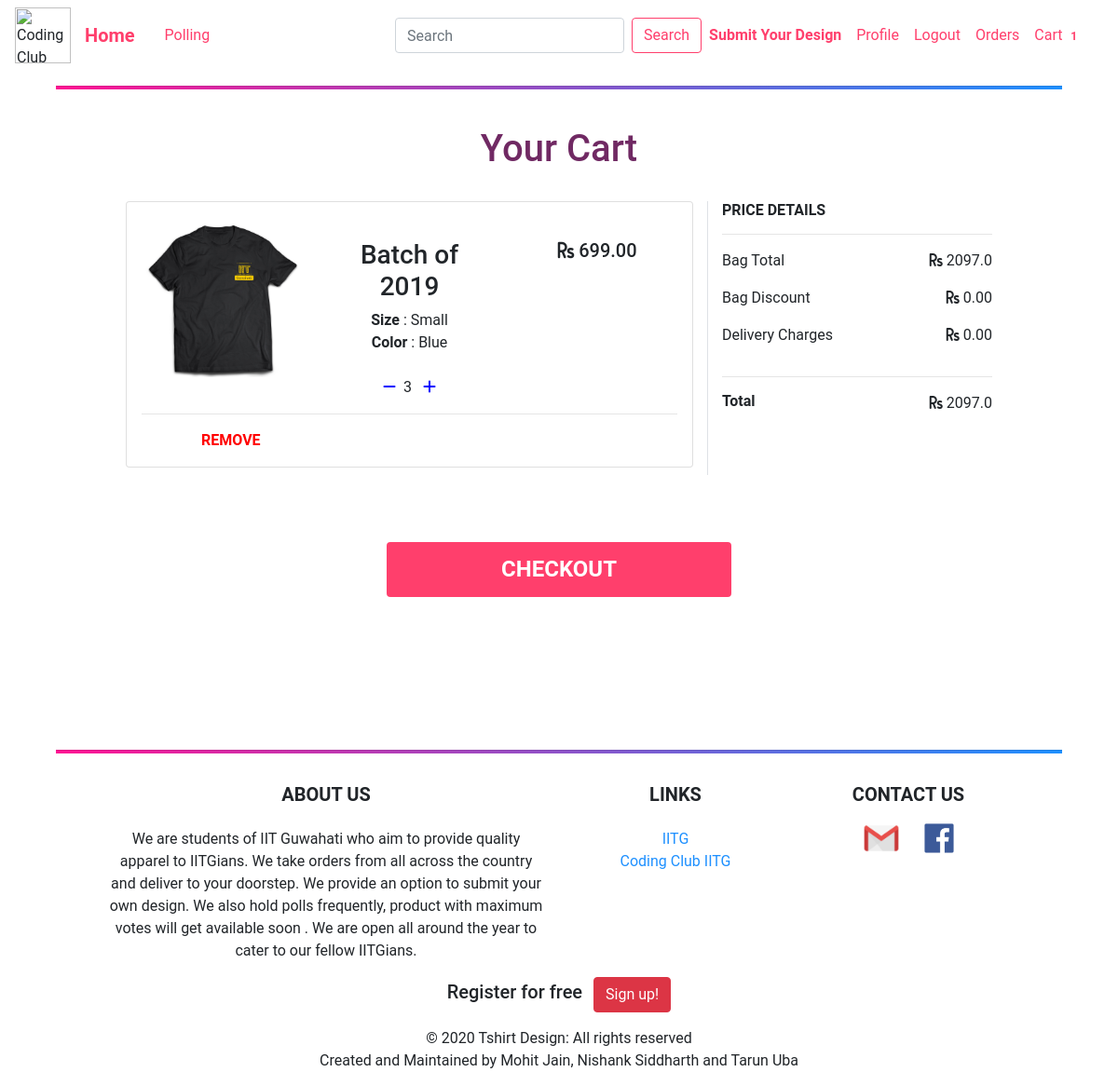
Page /cart/ (signed in) on the committed database.
### cart/models.py (models this page shows, shortened)
class CartItem(models.Model):
    cart = models.ForeignKey('Cart', related_name="cart_item", on_delete=models.CASCADE)
    product = models.ForeignKey(Product, related_name="product", on_delete=models.CASCADE)
    variations = models.ManyToManyField(Variation, blank=True)
    quantity = models.IntegerField(default=1)
    line_total = models.DecimalField(max_digits=10, decimal_places=2, default=0.00)

class Cart(models.Model):
    user = models.ForeignKey(User, on_delete=models.CASCADE, related_name="cart_user")
    total = models.DecimalField(max_digits=10, decimal_places=2, default=0.00)
    timestamp = models.DateTimeField(auto_now_add=True, auto_now=False)
    updated = models.DateTimeField(auto_now=True, auto_now_add=False)
    qty = models.IntegerField(default=1)
    active = models.BooleanField(default=True)

### blog/models.py (models this page shows, shortened)
class Product(models.Model):
    merchant = models.ForeignKey(User, on_delete=models.CASCADE, limit_choices_to={'groups': 1})
    category = models.ForeignKey(Category, related_name='products', on_delete=models.CASCADE)
    name = models.CharField(max_length=150)
    description = models.TextField(blank=True)
    price = models.DecimalField(decimal_places=2, max_digits=10)
    slug = models.SlugField(max_length=150)
    stock = models.PositiveIntegerField(default=1)
    available = models.BooleanField(default=1)
    created_at = models.DateTimeField(auto_now_add=True)
    updated_at = models.DateTimeField(auto_now=True)
    image = models.ImageField(upload_to='products')
    image1 = models.ImageField(upload_to='products', blank=True, null=True)
    image2 = models.ImageField(upload_to='products', blank=True, null=True)
    image3 = models.ImageField(upload_to='products', blank=True, null=True)
    class Meta:
        ordering = ('name',)
        index_together = (('id', 'slug'),)
    def get_absolute_url(self):
        return reverse('blog:product_detail', args=[self.id, self.slug])

class Variation(models.Model):
    product = models.ForeignKey(Product, related_name="variations", on_delete=models.CASCADE)
    category = models.CharField(max_length=120, choices=VAR_CATEGORIES, default='size')
    title = models.CharField(max_length=120)
    updated = models.DateTimeField(auto_now_add=False, auto_now=True)
    active = models.BooleanField(default=True)
    objects = VariationsManager()

### cart/views.py (the view)
# urls.py: path('cart/', cart_views.cart_home, name='cart'),
@login_required
def cart_home(request):
    cart = Cart.objects.filter(user=request.user, active=True).first()
    empty_message = "Your cart is Empty, please keep shopping."
    if cart is not None:
        context = {"cart": cart, "empty": False}
        new_total = 0.00
        for item in cart.cart_item.all():
            line_total = float(item.product.price) * item.quantity
            new_total += line_total
        cart.total = new_total
        request.session['items_total'] = cart.cart_item.count()
        cart.qty = cart.cart_item.count()
        cart.save()
        if cart.total == float(0):
            context = {"empty": True, "empty_message": empty_message}
    else:
        context = {"empty": True, "empty_message": empty_message}
    template = 'cart/cart_home.html'
    return render(request, template, context)

### blog/models.py (called while the page is built)
    def all(self):
        return super(VariationsManager,self).filter(active=True)

### cart/templates/cart/cart_home.html (shortened to what this page needs)
{% extends "blog/base.html" %}
{% block content %}
    <br>
    {% if empty %}
        <div class="col-sm-10 mx-auto mb-4"><h2 class="text-center"> {{ empty_message }}</h2></div>
        <div class="col-sm-8 mx-auto text-center text-body"><h5> <a href="{% url 'blog:product-home' %}">Continue Shopping</a></h5></div>
    {% else %}
        <h1 style="text-align:center;color: #702963 " >Your Cart</h1>
        <br>
        <div class="my-row">
            <div class="col-xl-8 col-lg-9 col-md-8 col-sm-12 mb-5 border-right">
                {% for item in cart.cart_item.all %}
                    <div class="card py-3 px-3 mb-2">
                        <div class="row">
                            <div class="col-sm-5 col-md-4 col-lg-4 mx-auto">
                                <a class="text-body" href="{{ item.product.get_absolute_url }}">
                                    <img class="card-img-top " src="{{ item.product.image.url }}" alt="{{ item.product.name }}">
                                </a>
                            </div>
                            <div class="col-sm-6 text-center col-md-4 col-lg-4 text-my mx-auto">
                                <br>
                                <a class="text-body" href="{{ item.product.get_absolute_url }}">
                                    <h3 class="">{{ item.product.name }}</h3>
                                </a>
                                {% if item.variations.all %}
                                    {% for subitem in item.variations.all %}
                                        <div><strong>{{ subitem.category|capfirst }}</strong> : {{ subitem.title|capfirst }}</div>
                                    {% endfor %}
                                {% endif %}
                                <br>
                                <a  class="text-color-icon text-center mx-auto" href='{% url "decrease_by_one" item.id %}'><i class="fa fa-minus mr-2"></i></a>{{ item.quantity }}
                                <a  class="text-color-icon" href='{% url "increase_by_one" item.id %}'> <i class="fa fa-plus ml-2"></i></a>
                            </div>
                            <div class="col-sm-4 col-md-4 col-lg-4  text-center mx-auto">
                                <br>
                                <h5 class="text-align-right text-center"> <i class="fa fa-rupee-sign"></i> {{ item.product.price }}</h5>
                            </div>
                        </div>
                        <hr>
                        <div class="col-sm-4 col-md-4 col-lg-4 text-center">
                            <strong><a class=" text-center" style="color: red" href='{% url "remove_from_cart" item.id %}'> REMOVE </a></strong>
                        </div>
                    </div>
                {% endfor %}
            </div>
            <div class="col-xl-4 col-lg-3 col-md-4 col-sm-12">
                <h6><strong>PRICE DETAILS</strong></h6>
                <hr>
                <div class="row">
                    <div class="col-sm-12"> <p class="float-left">Bag Total </p> <p class="float-right"><i class="fa fa-rupee-sign"></i> {{ cart.total }}</p></div>
                    <div class="col-sm-12"> <p class="float-left">Bag Discount</p> <p class="float-right"><i class="fa fa-rupee-sign"></i> 0.00</p></div>
                    <div class="col-sm-12"> <p class="float-left">Delivery Charges</p> <p class="float-right"><i class="fa fa-rupee-sign"></i> 0.00</p></div>
                </div>
                <hr>
                <div class="row">
                    <div class="col-sm-12"> <h6 class="float-left"><strong>Total</strong></h6> <p class="float-right"><i class="fa fa-rupee-sign"></i> {{ cart.total }}</p></div>
                </div>
            </div>
        </div>
        <br>
        <div class="col-sm-4 mx-auto">
            <a class="btn btn-block btn-rounded text-uppercase" style="background-color: #ff3f6c" href="{% url 'checkout' %}"><h4 class="mt-2" style="color: white"><strong>Checkout</strong></h4></a>
        </div>
    {% endif %}
{% endblock %}

### blog/static/blog/main.css (style rules this page uses)
body { position: relative; margin: 0; padding-bottom: 6rem; min-height: 100%; background: #fff; color: #333333; }
.text-color-icon { color: blue; }
.text-align-right { text-align: right; }
.text-my { text-align: left; }
.my-row { margin: auto; display: -ms-flexbox; display: flex; -ms-flex-wrap: wrap; flex-wrap: wrap; }
@media (min-width: 768px) { .my-row { padding-left: 10%; padding-right: 10%; } }

### rows in the picture
CartItem: product.image (picture), product.name "Batch of 2019", quantity "3", product.price "699.00"
Variation: category "Size", title "Small"
Variation: category "Color", title "Blue"
Cart: total "2097.0"

### other values in the picture
{{ request.session.items_total }} "1"
